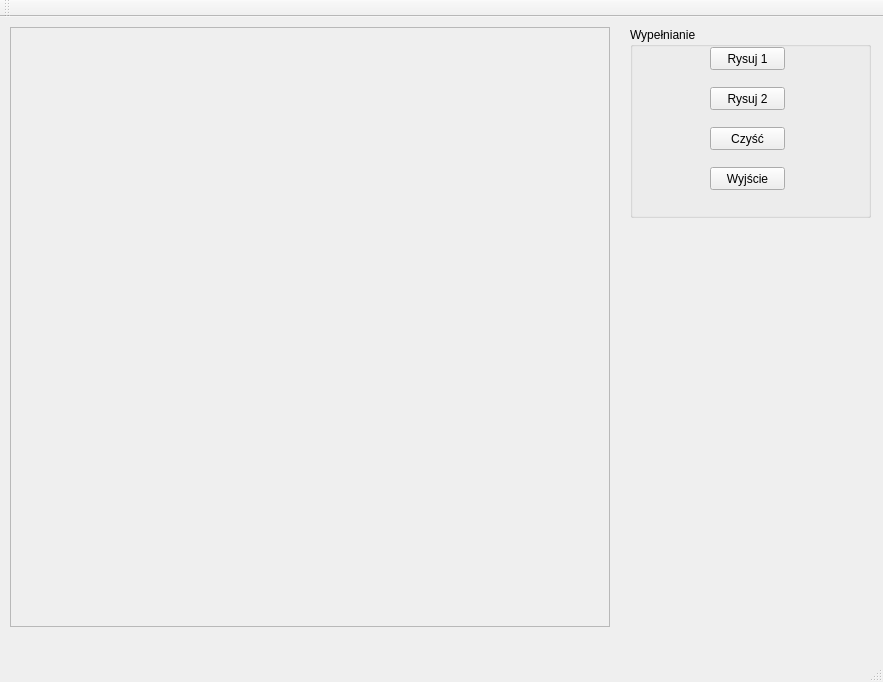
<?xml version="1.0" encoding="UTF-8"?>
<ui version="4.0">
 <class>MyWindow</class>
 <widget class="QMainWindow" name="MyWindow">
  <property name="geometry">
   <rect>
    <x>0</x>
    <y>0</y>
    <width>883</width>
    <height>682</height>
   </rect>
  </property>
  <property name="windowTitle">
   <string>MyWindow</string>
  </property>
  <widget class="QWidget" name="centralWidget">
   <widget class="QFrame" name="rysujFrame">
    <property name="geometry">
     <rect>
      <x>10</x>
      <y>10</y>
      <width>600</width>
      <height>600</height>
     </rect>
    </property>
    <property name="frameShape">
     <enum>QFrame::StyledPanel</enum>
    </property>
    <property name="frameShadow">
     <enum>QFrame::Raised</enum>
    </property>
   </widget>
   <widget class="QGroupBox" name="groupBox">
    <property name="geometry">
     <rect>
      <x>630</x>
      <y>10</y>
      <width>241</width>
      <height>191</height>
     </rect>
    </property>
    <property name="title">
     <string>Wypełnianie</string>
    </property>
    <widget class="QPushButton" name="draw1Button">
     <property name="geometry">
      <rect>
       <x>80</x>
       <y>20</y>
       <width>75</width>
       <height>23</height>
      </rect>
     </property>
     <property name="text">
      <string>Rysuj 1</string>
     </property>
    </widget>
    <widget class="QPushButton" name="draw2Button">
     <property name="geometry">
      <rect>
       <x>80</x>
       <y>60</y>
       <width>75</width>
       <height>23</height>
      </rect>
     </property>
     <property name="text">
      <string>Rysuj 2</string>
     </property>
    </widget>
    <widget class="QPushButton" name="cleanButton">
     <property name="geometry">
      <rect>
       <x>80</x>
       <y>100</y>
       <width>75</width>
       <height>23</height>
      </rect>
     </property>
     <property name="text">
      <string>Czyść</string>
     </property>
    </widget>
    <widget class="QPushButton" name="exitButton">
     <property name="geometry">
      <rect>
       <x>80</x>
       <y>140</y>
       <width>75</width>
       <height>23</height>
      </rect>
     </property>
     <property name="text">
      <string>Wyjście</string>
     </property>
    </widget>
   </widget>
  </widget>
  <widget class="QMenuBar" name="menuBar">
   <property name="geometry">
    <rect>
     <x>0</x>
     <y>0</y>
     <width>883</width>
     <height>21</height>
    </rect>
   </property>
  </widget>
  <widget class="QToolBar" name="mainToolBar">
   <attribute name="toolBarArea">
    <enum>TopToolBarArea</enum>
   </attribute>
   <attribute name="toolBarBreak">
    <bool>false</bool>
   </attribute>
  </widget>
  <widget class="QStatusBar" name="statusBar"/>
 </widget>
 <layoutdefault spacing="6" margin="11"/>
 <resources/>
 <connections/>
</ui>
